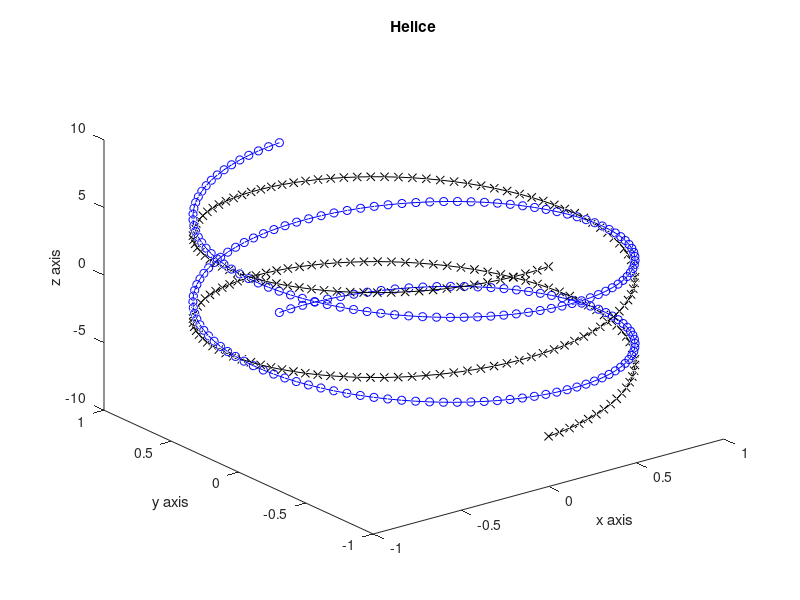
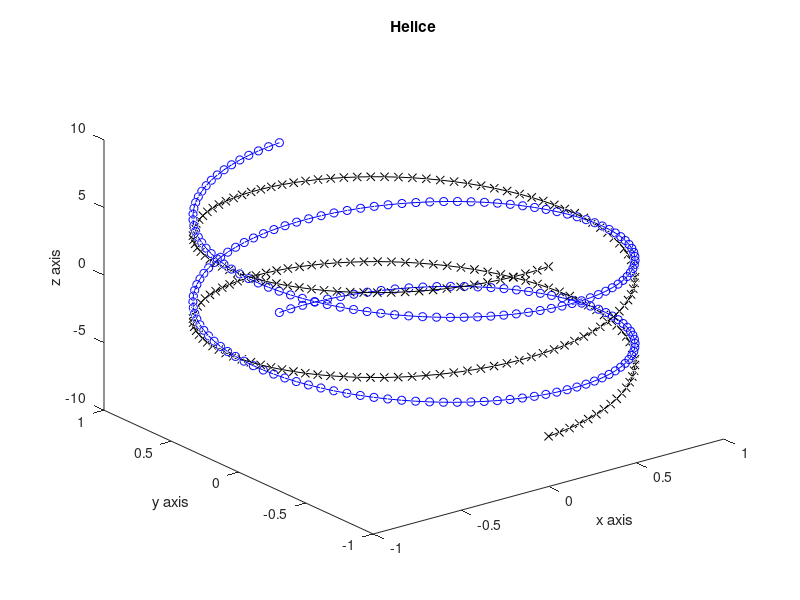

Write the MATLAB code that produced these figures, in order.
clear all
clc
clf

figure(1)

t = linspace(-2*pi, 2*pi, 200);

plot3(sin(t), cos(t), t, 'b-o');
hold on
plot3(sin(t), -cos(t), t, 'k-x');

title('Helice')
xlabel('x axis')
ylabel('y axis')
zlabel('z axis')


saveas(gca, 'plot3D.pdf', 'pdf')
saveas(gca, 'plot3D.jpg', 'jpg')